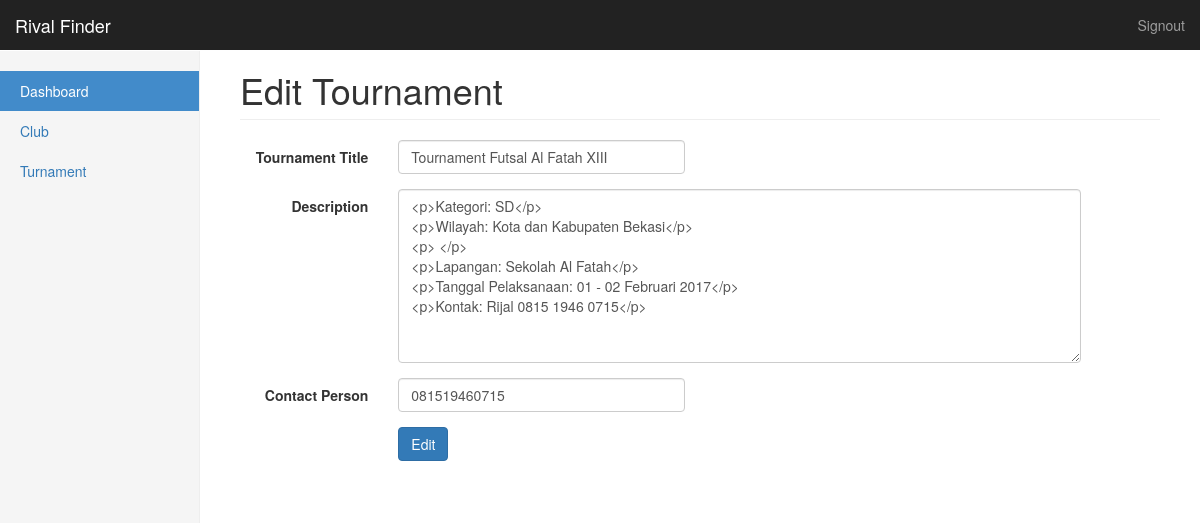
Screenshot of /admin/turnament/edit.php?id=2 (signed in) with the database file from the repository.
### tables this page shows
CREATE TABLE `tournament_info` (
  `id_tournament` int(11) NOT NULL,
  `tournament_title` varchar(50) NOT NULL,
  `description` text NOT NULL,
  `contact_person` varchar(12) NOT NULL,
  `picture` text NOT NULL
);

### admin/turnament/edit.php (the view, shortened to what this page needs)
<?php include_once '../../config/koneksi.php'; ?>
<?php include_once '../layouts/header.php'; ?>
<?php include_once '../layouts/sidebar.php'; ?>
<?php
  $id_tournament = $_GET['id'];
  $query = "SELECT * FROM tournament_info WHERE id_tournament = $id_tournament";
  $result = mysqli_query($conn, $query);
  while ($tournament = mysqli_fetch_array($result)) {
?>
<h1 class="page-header">Edit Tournament</h1>
<form class="form-horizontal" action="edit_proses.php" method="post" >
  <div class="form-group">
    <label for="tournament_title" class="col-sm-2 control-label">Tournament Title</label>
    <div class="col-sm-4">
      <input type="text" name="tournament_title" class="form-control" id="tournament_title" value="<?= $tournament['tournament_title']; ?>" placeholder="Tournament Title">
    </div>
  </div>
  <div class="form-group">
    <label for="description" class="col-sm-2 control-label">Description</label>
    <div class="col-sm-9">
      <textarea name="description" id="description" rows="8" class="form-control" placeholder="Description"><?= $tournament['description']; ?></textarea>
    </div>
  </div>
  <div class="form-group">
    <label for="contact_person" class="col-sm-2 control-label">Contact Person</label>
    <div class="col-sm-4">
      <input type="text" name="contact_person" class="form-control" id="contact_person" value="<?= $tournament['contact_person']; ?>" placeholder="Contact Person">
    </div>
  </div>
  <div class="form-group">
    <div class="col-sm-offset-2 col-sm-10">
      <button type="submit" class="btn btn-primary">Edit</button>
    </div>
  </div>
</form>
<?php } ?>
<?php include_once '../layouts/footer.php'; ?>

### assets/css/dashboard.css (style rules this page uses)
body { padding-top: 50px; }
.main .page-header { margin-top: 0; }

### rows the page displays
tournament_info: tournament_title "Tournament Futsal Al Fatah XIII", description "<p>Kategori: SD</p> <p>Wilayah: Kota dan Kabupaten Bekasi</p> <p> </p> <p>Lapangan: Sekolah Al Fatah</p> <p>Tanggal Pelaksanaan: 01 - 02 Februari 2017</p> <p>Kontak: Rijal 0815 1946 0715</p>", contact_person "081519460715"
